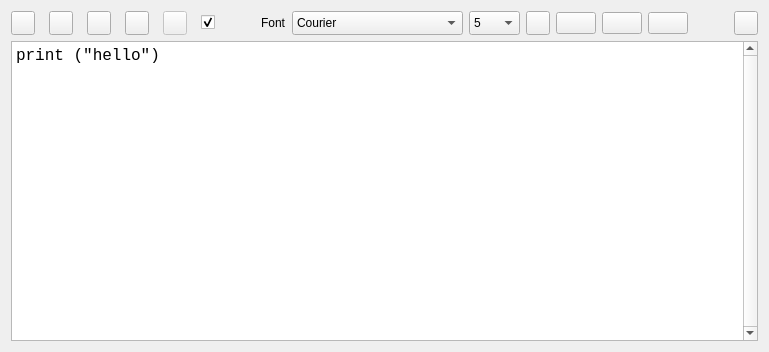
  <widget class="QWidget" name="centralWidget">
   <property name="layoutDirection">
    <enum>Qt::LeftToRight</enum>
   </property>
   <layout class="QVBoxLayout" name="verticalLayout">
    <item>
     <layout class="QHBoxLayout" name="vlMainButtons">
      <item>
       <widget class="QPushButton" name="btnCodeOpen">
        <property name="minimumSize">
         <size>
          <width>24</width>
          <height>24</height>
         </size>
        </property>
        <property name="maximumSize">
         <size>
          <width>24</width>
          <height>24</height>
         </size>
        </property>
        <property name="toolTip">
         <string>Open Into Code</string>
        </property>
        <property name="text">
         <string/>
        </property>
        <property name="icon">
         <iconset resource="../PyRunResources.qrc">
          <normaloff>:/data/Icons/Open.png</normaloff>:/data/Icons/Open.png</iconset>
        </property>
        <property name="iconSize">
         <size>
          <width>16</width>
          <height>16</height>
         </size>
        </property>
       </widget>
      </item>
      <item>
       <spacer name="horizontalSpacer">
        <property name="orientation">
         <enum>Qt::Horizontal</enum>
        </property>
        <property name="sizeType">
         <enum>QSizePolicy::Fixed</enum>
        </property>
        <property name="sizeHint" stdset="0">
         <size>
          <width>8</width>
          <height>20</height>
         </size>
        </property>
       </spacer>
      </item>
      <item>
       <widget class="QPushButton" name="btnCodeSave">
        <property name="minimumSize">
         <size>
          <width>24</width>
          <height>24</height>
         </size>
        </property>
        <property name="maximumSize">
         <size>
          <width>24</width>
          <height>24</height>
         </size>
        </property>
        <property name="toolTip">
         <string>Save Code</string>
        </property>
        <property name="text">
         <string/>
        </property>
        <property name="icon">
         <iconset resource="../PyRunResources.qrc">
          <normaloff>:/data/Icons/Save.png</normaloff>:/data/Icons/Save.png</iconset>
        </property>
        <property name="iconSize">
         <size>
          <width>16</width>
          <height>16</height>
         </size>
        </property>
       </widget>
      </item>
      <item>
       <spacer name="horizontalSpacer_2">
        <property name="orientation">
         <enum>Qt::Horizontal</enum>
        </property>
        <property name="sizeType">
         <enum>QSizePolicy::Minimum</enum>
        </property>
        <property name="sizeHint" stdset="0">
         <size>
          <width>8</width>
          <height>20</height>
         </size>
        </property>
       </spacer>
      </item>
      <item>
       <widget class="QPushButton" name="btnCodeClear">
        <property name="minimumSize">
         <size>
          <width>24</width>
          <height>24</height>
         </size>
        </property>
        <property name="maximumSize">
         <size>
          <width>24</width>
          <height>24</height>
         </size>
        </property>
        <property name="toolTip">
         <string>Clear Code</string>
        </property>
        <property name="text">
         <string/>
        </property>
        <property name="icon">
         <iconset resource="../PyRunResources.qrc">
          <normaloff>:/data/Icons/Clear.png</normaloff>:/data/Icons/Clear.png</iconset>
        </property>
        <property name="iconSize">
         <size>
          <width>16</width>
          <height>16</height>
         </size>
        </property>
       </widget>
      </item>
      <item>
       <spacer name="horizontalSpacer_3">
        <property name="orientation">
         <enum>Qt::Horizontal</enum>
        </property>
        <property name="sizeType">
         <enum>QSizePolicy::Maximum</enum>
        </property>
        <property name="sizeHint" stdset="0">
         <size>
          <width>8</width>
          <height>20</height>
         </size>
        </property>
       </spacer>
      </item>
      <item>
       <widget class="QPushButton" name="btnRun">
        <property name="minimumSize">
         <size>
          <width>24</width>
          <height>24</height>
         </size>
        </property>
        <property name="maximumSize">
         <size>
          <width>24</width>
          <height>24</height>
         </size>
        </property>
        <property name="toolTip">
         <string>Run Code</string>
        </property>
        <property name="text">
         <string/>
        </property>
        <property name="icon">
         <iconset resource="../PyRunResources.qrc">
          <normaloff>:/data/Icons/Run.png</normaloff>:/data/Icons/Run.png</iconset>
        </property>
        <property name="iconSize">
         <size>
          <width>16</width>
          <height>16</height>
         </size>
        </property>
       </widget>
      </item>
      <item>
       <spacer name="horizontalSpacer_4">
        <property name="orientation">
         <enum>Qt::Horizontal</enum>
        </property>
        <property name="sizeType">
         <enum>QSizePolicy::Minimum</enum>
        </property>
        <property name="sizeHint" stdset="0">
         <size>
          <width>8</width>
          <height>20</height>
         </size>
        </property>
       </spacer>
      </item>
      <item>
       <widget class="QPushButton" name="btnStopPython">
        <property name="enabled">
         <bool>false</bool>
        </property>
        <property name="minimumSize">
         <size>
          <width>24</width>
          <height>24</height>
         </size>
        </property>
        <property name="maximumSize">
         <size>
          <width>24</width>
          <height>24</height>
         </size>
        </property>
        <property name="toolTip">
         <string>Stop</string>
        </property>
        <property name="text">
         <string/>
        </property>
        <property name="icon">
         <iconset resource="../PyRunResources.qrc">
          <normaloff>:/data/Icons/Stop.png</normaloff>:/data/Icons/Stop.png</iconset>
        </property>
        <property name="iconSize">
         <size>
          <width>16</width>
          <height>16</height>
         </size>
        </property>
       </widget>
      </item>
      <item>
       <spacer name="horizontalSpacer_5">
        <property name="orientation">
         <enum>Qt::Horizontal</enum>
        </property>
        <property name="sizeType">
         <enum>QSizePolicy::Minimum</enum>
        </property>
        <property name="sizeHint" stdset="0">
         <size>
          <width>8</width>
          <height>20</height>
         </size>
        </property>
       </spacer>
      </item>
      <item>
       <widget class="QCheckBox" name="chkClearOut">
        <property name="toolTip">
         <string>Clear output before running</string>
        </property>
        <property name="text">
         <string/>
        </property>
        <property name="checked">
         <bool>true</bool>
        </property>
       </widget>
      </item>
      <item>
       <spacer name="hsCode">
        <property name="orientation">
         <enum>Qt::Horizontal</enum>
        </property>
        <property name="sizeType">
         <enum>QSizePolicy::Expanding</enum>
        </property>
        <property name="sizeHint" stdset="0">
         <size>
          <width>40</width>
          <height>20</height>
         </size>
        </property>
       </spacer>
      </item>
      <item>
       <widget class="QLabel" name="lblFonts">
        <property name="text">
         <string>Font</string>
        </property>
       </widget>
      </item>
      <item>
       <widget class="QFontComboBox" name="fntCombo">
        <property name="minimumSize">
         <size>
          <width>151</width>
          <height>24</height>
         </size>
        </property>
        <property name="maximumSize">
         <size>
          <width>16777215</width>
          <height>24</height>
         </size>
        </property>
        <property name="toolTip">
         <string>Change Font</string>
        </property>
        <property name="editable">
         <bool>false</bool>
        </property>
        <property name="currentText">
         <string>Courier 10 Pitch</string>
        </property>
        <property name="fontFilters">
         <set>QFontComboBox::MonospacedFonts</set>
        </property>
       </widget>
      </item>
      <item>
       <widget class="QComboBox" name="cmbFontSize">
        <property name="minimumSize">
         <size>
          <width>51</width>
          <height>24</height>
         </size>
        </property>
        <property name="maximumSize">
         <size>
          <width>16777215</width>
          <height>24</height>
         </size>
        </property>
        <property name="toolTip">
         <string>Change Font Size</string>
        </property>
        <property name="currentText">
         <string>5</string>
        </property>
        <item>
         <property name="text">
          <string>5</string>
         </property>
        </item>
        <item>
         <property name="text">
          <string>6</string>
         </property>
        </item>
        <item>
         <property name="text">
          <string>7</string>
         </property>
        </item>
        <item>
         <property name="text">
          <string>8</string>
         </property>
        </item>
        <item>
         <property name="text">
          <string>10</string>
         </property>
        </item>
        <item>
         <property name="text">
          <string>11</string>
         </property>
        </item>
        <item>
         <property name="text">
          <string>12</string>
         </property>
        </item>
        <item>
         <property name="text">
          <string>14</string>
         </property>
        </item>
        <item>
         <property name="text">
          <string>16</string>
         </property>
        </item>
        <item>
         <property name="text">
          <string>18</string>
         </property>
        </item>
        <item>
         <property name="text">
          <string>20</string>
         </property>
        </item>
        <item>
         <property name="text">
          <string>24</string>
         </property>
        </item>
        <item>
         <property name="text">
          <string>26</string>
         </property>
        </item>
        <item>
         <property name="text">
          <string>28</string>
         </property>
        </item>
        <item>
         <property name="text">
          <string>36</string>
         </property>
        </item>
        <item>
         <property name="text">
          <string>48</string>
         </property>
        </item>
        <item>
         <property name="text">
          <string>72</string>
         </property>
        </item>
       </widget>
      </item>
      <item>
       <widget class="QPushButton" name="btnTerminal">
        <property name="minimumSize">
         <size>
          <width>24</width>
          <height>24</height>
         </size>
        </property>
        <property name="maximumSize">
         <size>
          <width>24</width>
          <height>24</height>
         </size>
        </property>
        <property name="toolTip">
         <string>Run terminal</string>
        </property>
        <property name="toolTipDuration">
         <number>-1</number>
        </property>
        <property name="text">
         <string/>
        </property>
        <property name="icon">
         <iconset resource="../PyRunResources.qrc">
          <normaloff>:/data/Icons/Terminal.png</normaloff>:/data/Icons/Terminal.png</iconset>
        </property>
        <property name="iconSize">
         <size>
          <width>20</width>
          <height>20</height>
         </size>
        </property>
        <property name="autoRepeat">
         <bool>false</bool>
        </property>
       </widget>
      </item>
      <item>
       <widget class="QPushButton" name="btnNotes">
        <property name="toolTip">
         <string>Notes</string>
        </property>
        <property name="text">
         <string/>
        </property>
        <property name="icon">
         <iconset>
          <normaloff>../Icons/Notes.png</normaloff>../Icons/Notes.png</iconset>
        </property>
       </widget>
      </item>
      <item>
       <widget class="QPushButton" name="btnSnippet">
        <property name="toolTip">
         <string>Snippets</string>
        </property>
        <property name="text">
         <string/>
        </property>
        <property name="icon">
         <iconset>
          <normaloff>../Icons/Snippet.png</normaloff>../Icons/Snippet.png</iconset>
        </property>
       </widget>
      </item>
      <item>
       <widget class="QPushButton" name="btnTutorial">
        <property name="toolTip">
         <string>Tutorial</string>
        </property>
        <property name="text">
         <string/>
        </property>
        <property name="icon">
         <iconset>
          <normaloff>../Icons/Tutorial.jpg</normaloff>../Icons/Tutorial.jpg</iconset>
        </property>
       </widget>
      </item>
      <item>
       <spacer name="hpFont">
        <property name="orientation">
         <enum>Qt::Horizontal</enum>
        </property>
        <property name="sizeType">
         <enum>QSizePolicy::Minimum</enum>
        </property>
        <property name="sizeHint" stdset="0">
         <size>
          <width>40</width>
          <height>20</height>
         </size>
        </property>
       </spacer>
      </item>
      <item>
       <widget class="QPushButton" name="btnAbout">
        <property name="minimumSize">
         <size>
          <width>24</width>
          <height>24</height>
         </size>
        </property>
        <property name="maximumSize">
         <size>
          <width>24</width>
          <height>24</height>
         </size>
        </property>
        <property name="toolTip">
         <string>About</string>
        </property>
        <property name="text">
         <string/>
        </property>
        <property name="icon">
         <iconset resource="../PyRunResources.qrc">
          <normaloff>:/data/Icons/PyRunImg.png</normaloff>:/data/Icons/PyRunImg.png</iconset>
        </property>
        <property name="iconSize">
         <size>
          <width>16</width>
          <height>16</height>
         </size>
        </property>
       </widget>
      </item>
     </layout>
    </item>
    <item>
     <widget class="CodeEditor" name="txtCode">
      <property name="minimumSize">
       <size>
        <width>700</width>
        <height>300</height>
       </size>
      </property>
      <property name="font">
       <font>
        <family>Courier New</family>
        <pointsize>12</pointsize>
       </font>
      </property>
      <property name="toolTip">
       <string>Code Area</string>
      </property>
      <property name="verticalScrollBarPolicy">
       <enum>Qt::ScrollBarAlwaysOn</enum>
      </property>
      <property name="horizontalScrollBarPolicy">
       <enum>Qt::ScrollBarAsNeeded</enum>
      </property>
      <property name="plainText">
       <string>print (&quot;hello&quot;)
         </string>
      </property>
     </widget>
    </item>
   </layout>
  </widget>
